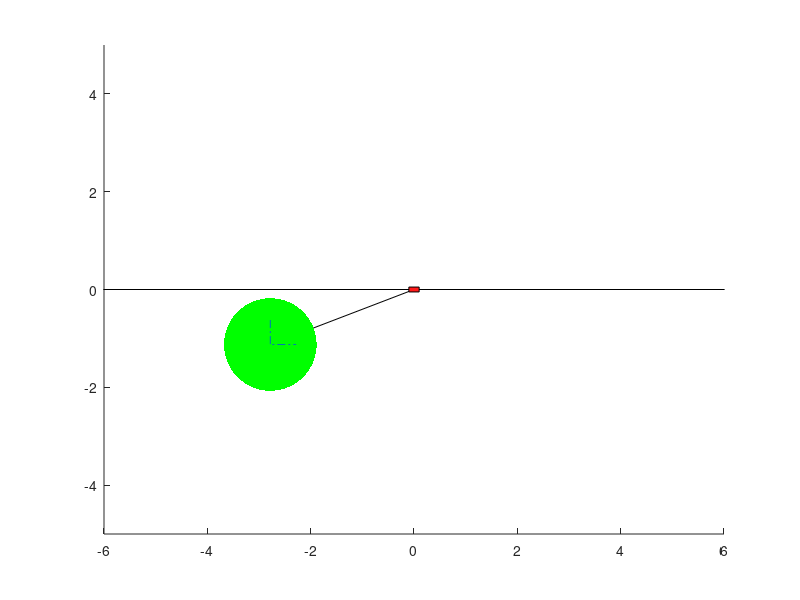

MATLAB code to generate this figure:
1;
pkg load control;
pkg load image;



##**************************************************************************
##*                OCTAVE PROGRAMMING (e-Yantra)
##*                ====================================
##*  This software is intended to teach Octave Programming and Mathematical
##*  Modeling concepts
##*  Theme: Dairy Bike
##*  Filename: RW_Pendulum.m
##*  Version: 2.0.0  
##*  Date: October 27, 2021
##*
##*  Team ID :
##*  Team Leader Name:
##*  Team Member Name
##*
##*  
##*  Author: e-Yantra Project, Department of Computer Science
##*  and Engineering, Indian Institute of Technology Bombay.
##*  
##*  Software released under Creative Commons CC BY-NC-SA
##*
##*  For legal information refer to:
##*        http://creativecommons.org/licenses/by-nc-sa/4.0/legalcode 
##*     
##*
##*  This software is made available on an ï¿½AS IS WHERE IS BASISï¿½. 
##*  Licensee/end user indemnifies and will keep e-Yantra indemnified from
##*  any and all claim(s) that emanate from the use of the Software or 
##*  breach of the terms of this agreement.
##*  
##*  e-Yantra - An MHRD project under National Mission on Education using 
##*  ICT(NMEICT)
##*
##**************************************************************************

## Function : draw_RW_pendulum()
## ----------------------------------------------------
## Input:   y - State Vector. In case of inverted RW pendulum, the state variables
##              are angular position of RW alpha, angular velocity of RW alpha_dot, angle of pendulum
##              bar theta wrt vertical and angular velocity theta_dot of pendulum
##              bar.
##
## Purpose: Takes the state vector as input. It draws the inverted RW pendulum in 
##          a 2D plot.
function draw_RW_pendulum(y,m1, m2, l1, wr)
  theta = y(1); # angle of Pendulum Bar
  alpha = y(3); # angle of Reaction wheel
  x=0;
  y=0;
  px = l1*sin(theta);
  py = -l1*cos(theta);
  w1x = px-wr/2;
  w1y = py-wr/2;
  hold on;
  clf;
  line ([-10 10], [0 0], "linestyle", "-", "color", "k");
  line ([x px], [y py], "linestyle", "-", "color", "k");
  rectangle('Position',[x-0.1,y-0.05,.2,.1],'Curvature',0,'FaceColor',[1 0.1 0.1])
  radius = wr/2;
  center = [px py];
  rotation = alpha;
  rotTForm = [cos(rotation) sin(rotation); -sin(rotation) cos(rotation)];
  ## viscircles(center,radius,'Color','b');
  
  hold on
  centerLines = center + [0 radius; 0 0; radius 0];
  rotatedLines = (centerLines - center)*rotTForm + center;
  plot(px, py, '.g', 'MarkerSize',200)
  plot(rotatedLines(:,1), rotatedLines(:,2),'-.');
  hold on
  xlim([-6 6]);
  ylim([-5 5]);
  set(gcf, 'Position', [100 100 1200 800]);
  drawnow
  hold off
endfunction

## Function : RW_pendulum_dynamics()
## ----------------------------------------------------
## Input:   y - State Vector. In case of inverted RW pendulum, the state variables
##              are angular position of RW alpha, angular velocity of RW alpha_dot, angle of pendulum
##              bar theta wrt vertical and angular velocity theta_dot of pendulum
##              bar.
##          m1 - Mass of pendulum bar
##          m2 - Mass of reaction wheel
##          l1 - Length of pendulum bar
##          g  - Acceleration due to gravity
##          u  - Input to the system. Input is the torque acting on the RW.
##
## Output:  dy -  Derivative of State Vector.
##
## Purpose: Calculates the value of the vector dy according to the equations which 
##          govern this system.
function dy = RW_pendulum_dynamics(y, m1, m2, l1, wr, g, u)
  ##u=2*u
  m = m1 + m2;
  I1= m1*l1*l1/3;    # Moment of Inertia of pendulum bar
  I2= m2*wr*wr/2;    # Moment of Inertia of reaction wheel
  I = I1 + I2 + m2*l1*l1;
  l = (m1*l1/2 + m2*l1)/m;
  dy(1,1) = y(2);
  dy(2,1) = (-m*g*l*sin(y(1))+u)/I;
  dy(3,1) = y(4);
  dy(4,1) = u/I2;
  
endfunction

## Function : sim_RW_pendulum()
## ----------------------------------------------------
## Input:   m1 - Mass of pendulum bar
##          m2 - Mass of reaction wheel
##          l1 - Length of pendulum bar
##          g  - Acceleration due to gravity
##          y0 - Initial Condition RW_pendulum_main()of system
##
## Output:  t - Timestep
##          y - Solution array
##          
## Purpose: This function demonstrates the behavior of RW pendulum system without 
##          any external input (u).
##          This integrates the system of differential equation from t0 = 0 to 
##          tf = 10 with initial condition y0
function [t,y] = sim_RW_pendulum(m1, m2, l1, wr, g, y0)
  tspan = 0:0.1:10;                  ## Initialise time step           
  u = 0;                             ## No Input
  [t,y] = ode45(@(t,y)RW_pendulum_dynamics(y, m1, m2, l1, wr, g, u),tspan,y0);  ## Solving the differential equation    
endfunction

## Function : RW_pendulum_AB_matrix()
## ----------------------------------------------------
## Input:   m1 - Mass of pendulum bar
##          m2 - Mass of reaction wheel
##          l1 - Length of pendulum bar
##          g  - Acceleration due to gravity
##
## Output:  A - A matrix of system
##          B - B matrix of system
##          
## Purpose: Declare the A and B matrices in this function.
function [A, B] = RW_pendulum_AB_matrix(m1 , m2, l1, wr, g)
  m = m1 + m2;
  I1= m1*l1*l1/3;    # Moment of Inertia of pendulum bar
  I2= m2*wr*wr/2;    # Moment of Inertia of reaction wheel
  I = I1 + m2*l1*l1;
  l = (m1*l1/2 + m2*l1)/m;
  A = [0 1 0 0 ; m*g*l/I 0 0 0 ; 0 0 0 1 ; 0 0 0 0];
  B = [0 ; 1/I ; 0 ; 1/I2];  
endfunction

## Function : pole_place_RW_pendulum()
## ----------------------------------------------------
## Input:   m1 - Mass of pendulum bar
##          m2 - Mass of reaction wheel
##          l1 - Length of pendulum bar
##          g  - Acceleration due to gravity
##          y_setpoint - Reference Point
##          y0 - Initial Condition
##
## Output:  t - Timestep
##          y - Solution array
##          
## Purpose: This function demonstrates the behavior of inverted RW pendulum with 
##          external input using the pole_placement controller
##          This integrates the system of differential equation from t0 = 0 to 
##          tf = 10 with initial condition y0 and input u = -Kx where K is
##          calculated using Pole Placement Technique.
function [t,y] = pole_place_RW_pendulum(m1, m2, l1, wr, g, y_setpoint, y0)
  
  [A, B] = RW_pendulum_AB_matrix(m1 , m2, l1, wr, g);  
  eigs = [-1 -1 -1 -1];                    
  K = place(A, B, eigs);
  tspan = 0:0.1:20;
  [t,y] = ode45(@(t,y)RW_pendulum_dynamics(y, m1, m2, l1, wr, g, -K*(y-y_setpoint)),tspan,y0);
endfunction

## Function : lqr_RW_pendulum()
## ----------------------------------------------------
## Input:   m1 - Mass of pendulum bar
##          m2 - Mass of reaction wheel
##          l1 - Length of pendulum bar
##          g  - Acceleration due to gravity
##          y_setpoint - Reference Point
##          y0 - Initial Condition
##
## Output:  t - Timestep
##          y - Solution array
##          
## Purpose: This function demonstrates the behavior of inverted RW pendulum with 
##          external input using the LQR controller
##          This integrates the system of differential equation from t0 = 0 to 
##          tf = 10 with initial condition y0 and input u = -Kx where K is
##          calculated using LQR Controller.
function [t,y] = lqr_RW_pendulum(m1, m2, l1, wr, g, y_setpoint, y0)
  
  [A, B] = RW_pendulum_AB_matrix(m1 , m2, l1, wr, g);
  Q = [1000000 0 0 0 ; 0 1 0 0 ; 0 0 1 0 ; 0 0 0 1];                 
  R = 0.001;               
  K = lqr(A, B, Q, R);
  tspan = 0:0.1:10; # Time Array 
  [t,y] = ode45(@(t,y)RW_pendulum_dynamics(y, m1, m2, l1, wr, g, -K*(y-y_setpoint)),tspan,y0);  # ODE solver to solve differential equations
endfunction

## Function : RW_pendulum_main()
## ----------------------------------------------------
## Purpose: Used for testing out the various controllers by calling their 
##          respective functions and observing the behavior of the system. Constant
##          parameters like mass of Reaction Wheel, mass of pendulum bar etc are declared here.
function RW_pendulum_main()
  m1 = 8;     # Mass of Pendulum Bar
  m2= 0.08;   # Mass of Reaction Wheel 
  l1= 3;      # Length of Pendulum Bar
  g = 9.8;    # Centre of Gravity
  y0 = [0.9*pi; 0; 0; 0]; # Initial Conditions
  y_setpoint = [pi; 0; 2*pi; 0];  # Reference Point
  wr=1; #wheel radius

## Function Calls for different control techniques for stabilizing RW Pendulum
  
  [t,y] = sim_RW_pendulum(m1, m2, l1, wr, g, y0);
##  [t,y] = pole_place_RW_pendulum(m1, m2, l1, wr, g, y_setpoint, y0);
##  [t,y] = lqr_RW_pendulum(m1, m2, l1, wr, g, y_setpoint, y0);
  
  for k = 1:length(t)
    draw_RW_pendulum(y(k, :), m1, m2, l1, wr);  # Function to draw current state of RW Pendulum
  endfor
endfunction

RW_pendulum_main();
